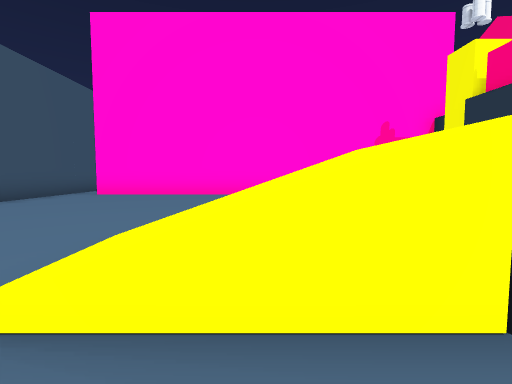
[1] (above)

17 first-person views from a walk through a scene from a Unity 3-D project. The camera is 1.5 m above the floor, tilts 4° down and sees 85° across. The floor is counted in squares, 2 m on a side. Each view is taken from the middle of a square. On the plan, view 1 faces up. The plan holds only what a view shows up to about 10 squares ahead; the rest is blank. The place goes on beyond the plan. The player character is not drawn. Some animated figures are not drawn. Some surface patterns are stand-ins.

[2]
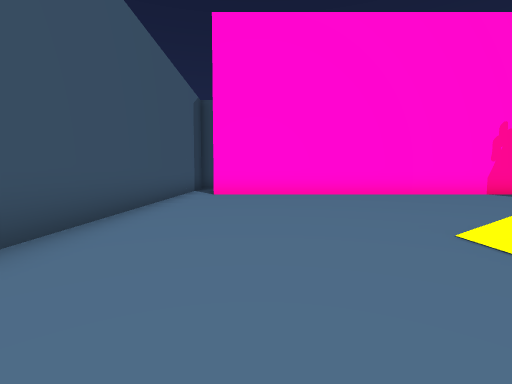

[3]
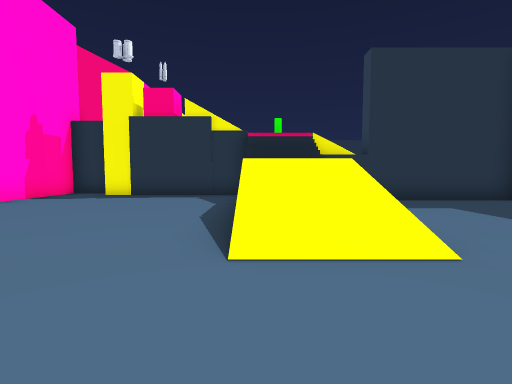

[4]
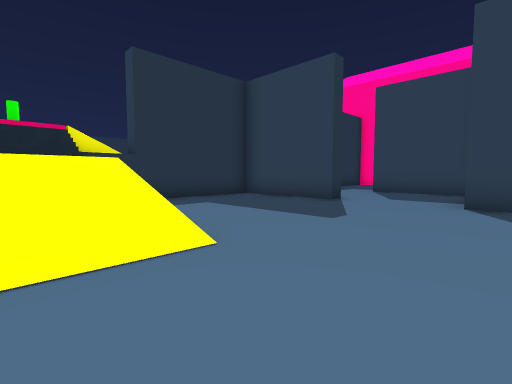

[5]
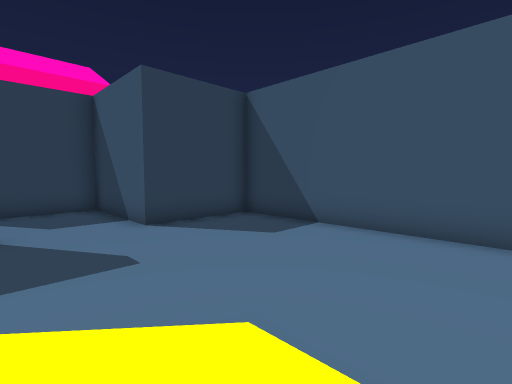

[6]
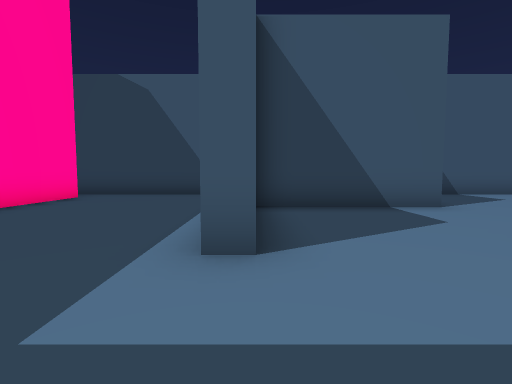

[7]
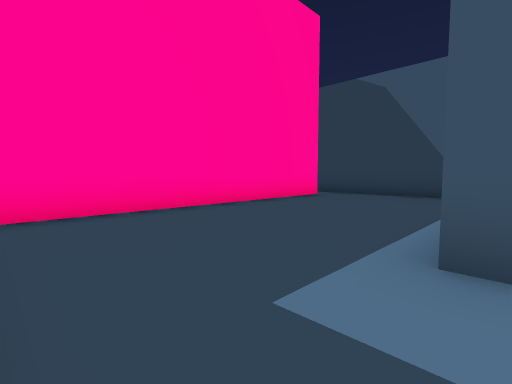

[8]
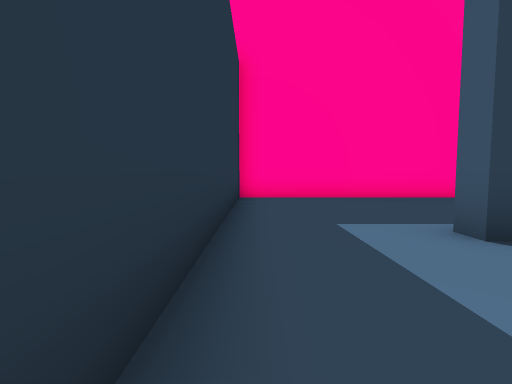

[9]
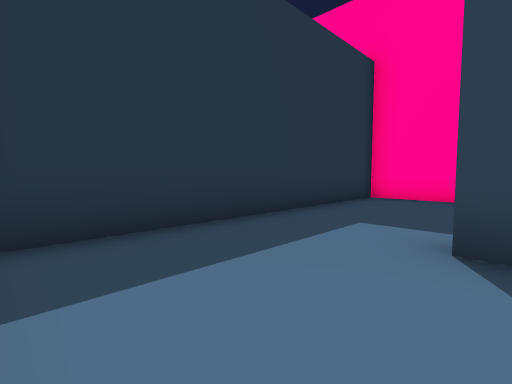

[10]
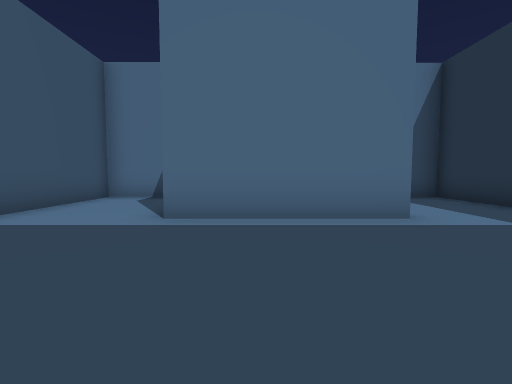

[11]
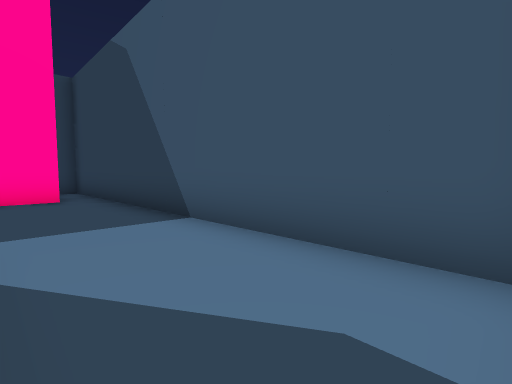

[12]
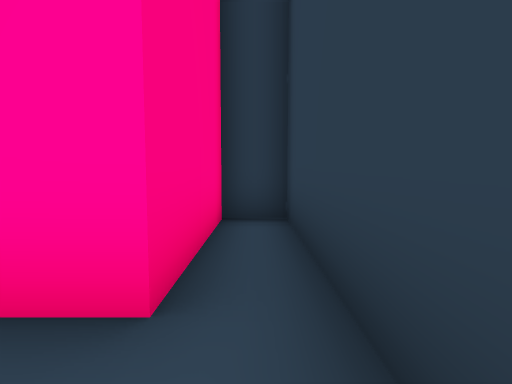

[13]
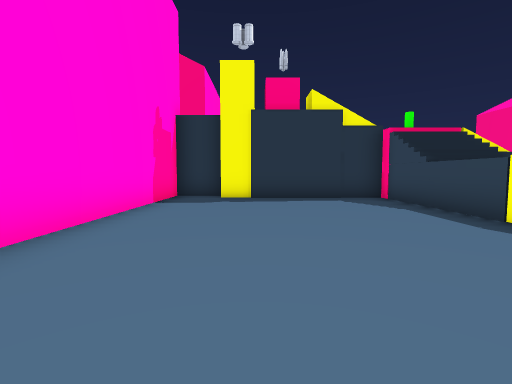

[14]
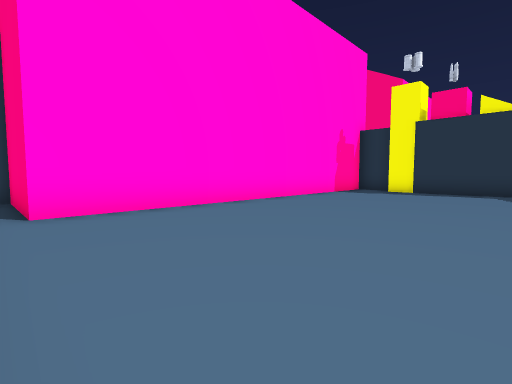

[15]
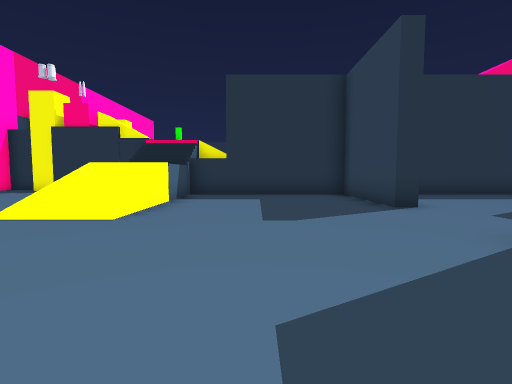

[16]
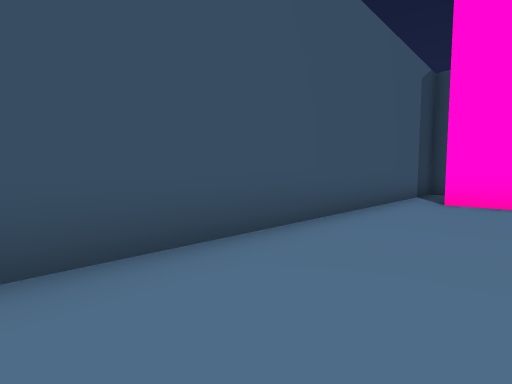

[17]
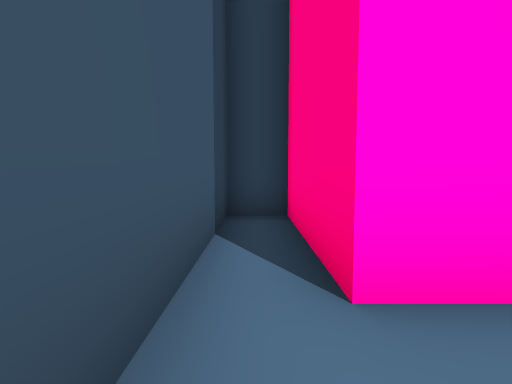

### Floor plan
Points are (right, up) in squares from view 1. A wall is a line through its corners. A room is listed if a view was taken in it or the views show most of it. See-through windows are left out.
Room 1 (views 1, 2, 3, 4, 5, 6, 7, 8, 9, 10, 11, 12, 13, 14, 15, 16, 17)
walls: (0, -4.6) (0, -4) (3.5, -4) (3.5, 1.2) (1, 1.2); (1, 3.2) (5.2, 3.2) (5.2, 8.1); (-4.7, -4.5) (-6.5, -4.5) (-6.5, -16.4) (-5.4, -16.4) (-5.4, -13.4) (3.5, -13.4) (3.5, -4.5) (2.6, -4.5); (6, 8.1) (6, 9.5) (-5.4, 9.5) (-5.4, 12.8) (-6.5, 12.8) (-6.5, -4) (-3, -4) (-3, -8) (0.5, -8) (0.5, -8.5) (-3.5, -8.5)

Positions as (right, up) in squares from view 1, and headings:
1: (0, 0), facing up
2: (-4, 0), facing up
3: (-4, 3), facing right
4: (-4, 3), facing down-right
5: (0, 3), facing down-left
6: (3, -8), facing left
7: (3, -8), facing down-left
8: (3, -5), facing down
9: (0, -5), facing down-right
10: (-2, -13), facing up
11: (-4, -5), facing down-left
12: (-6, -12), facing down
13: (-3, 7), facing right
14: (-6, 4), facing up-right
15: (-6, -1), facing right
16: (-4, 2), facing up-left
17: (-6, 8), facing up
